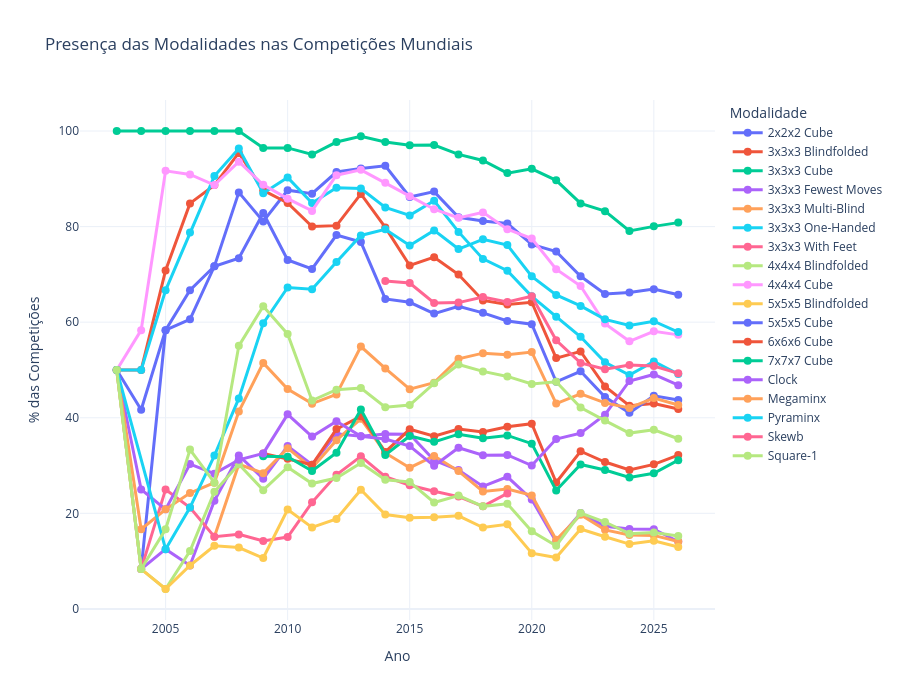

Notebook source saved alongside this figure:
### Code cell
fig_percentage_world = plot_event_presence_pct(df_final, 'Presença das Modalidades nas Competições Mundiais')
fig_percentage_world

### Figure 1 — Plotly figure (JSON) as saved in the notebook; plotly's stock layout.template omitted (floating-point values rounded to 4 significant figures)
{"data": [{"hovertemplate": "<b>%{fullData.name}</b><br>Ano: %{x}<br>Presença: %{y:.1f}%<extra></extra>", "line": {"width": 3}, "marker": {"size": 8}, "mode": "lines+markers", "name": "2x2x2 Cube", "type": "scatter", "x": [2004, 2005, 2006, 2007, 2008, 2009, 2010, 2011, 2012, 2013, 2014, 2015, 2016, 2017, 2018, 2019, 2020, 2021, 2022, 2023, 2024, 2025, 2026], "y": [8.333, 58.33, 60.61, 71.7, 87.16, 81.07, 87.61, 86.89, 91.42, 92.16, 92.72, 86.19, 87.32, 81.94, 81.15, 80.65, 76.25, 74.79, 69.59, 65.89, 66.2, 66.91, 65.73]}, {"hovertemplate": "<b>%{fullData.name}</b><br>Ano: %{x}<br>Presença: %{y:.1f}%<extra></extra>", "line": {"width": 3}, "marker": {"size": 8}, "mode": "lines+markers", "name": "3x3x3 Blindfolded", "type": "scatter", "x": [2003, 2004, 2005, 2006, 2007, 2008, 2009, 2010, 2011, 2012, 2013, 2014, 2015, 2016, 2017, 2018, 2019, 2020, 2021, 2022, 2023, 2024, 2025, 2026], "y": [50.0, 50.0, 70.83, 84.85, 88.68, 95.41, 87.57, 84.96, 80.0, 80.2, 86.83, 79.83, 71.85, 73.6, 69.97, 64.55, 63.7, 64.17, 52.48, 53.88, 46.53, 42.54, 42.97, 41.83]}, {"hovertemplate": "<b>%{fullData.name}</b><br>Ano: %{x}<br>Presença: %{y:.1f}%<extra></extra>", "line": {"width": 3}, "marker": {"size": 8}, "mode": "lines+markers", "name": "3x3x3 Cube", "type": "scatter", "x": [2003, 2004, 2005, 2006, 2007, 2008, 2009, 2010, 2011, 2012, 2013, 2014, 2015, 2016, 2017, 2018, 2019, 2020, 2021, 2022, 2023, 2024, 2025, 2026], "y": [100.0, 100.0, 100.0, 100.0, 100.0, 100.0, 96.45, 96.46, 95.08, 97.69, 98.88, 97.71, 97.03, 97.05, 95.1, 93.83, 91.19, 92.08, 89.67, 84.84, 83.22, 79.1, 80.04, 80.83]}, {"hovertemplate": "<b>%{fullData.name}</b><br>Ano: %{x}<br>Presença: %{y:.1f}%<extra></extra>", "line": {"width": 3}, "marker": {"size": 8}, "mode": "lines+markers", "name": "3x3x3 Fewest Moves", "type": "scatter", "x": [2003, 2004, 2005, 2006, 2007, 2008, 2009, 2010, 2011, 2012, 2013, 2014, 2015, 2016, 2017, 2018, 2019, 2020, 2021, 2022, 2023, 2024, 2025, 2026], "y": [50.0, 8.333, 12.5, 9.091, 22.64, 32.11, 27.22, 34.07, 30.16, 36.63, 36.13, 36.59, 36.54, 31.12, 29.05, 25.63, 27.64, 22.92, 14.05, 20.06, 17.29, 16.73, 16.67, 14.11]}, {"hovertemplate": "<b>%{fullData.name}</b><br>Ano: %{x}<br>Presença: %{y:.1f}%<extra></extra>", "line": {"width": 3}, "marker": {"size": 8}, "mode": "lines+markers", "name": "3x3x3 Multi-Blind", "type": "scatter", "x": [2007, 2008, 2009, 2010, 2011, 2012, 2013, 2014, 2015, 2016, 2017, 2018, 2019, 2020, 2021, 2022, 2023, 2024, 2025, 2026], "y": [15.09, 30.28, 28.4, 33.63, 29.51, 35.31, 39.78, 32.64, 29.55, 32.01, 28.84, 24.59, 25.08, 23.75, 14.46, 19.69, 16.54, 15.48, 15.38, 14.11]}, {"hovertemplate": "<b>%{fullData.name}</b><br>Ano: %{x}<br>Presença: %{y:.1f}%<extra></extra>", "line": {"width": 3}, "marker": {"size": 8}, "mode": "lines+markers", "name": "3x3x3 One-Handed", "type": "scatter", "x": [2003, 2004, 2005, 2006, 2007, 2008, 2009, 2010, 2011, 2012, 2013, 2014, 2015, 2016, 2017, 2018, 2019, 2020, 2021, 2022, 2023, 2024, 2025, 2026], "y": [50.0, 50.0, 66.67, 78.79, 90.57, 96.33, 86.98, 90.27, 84.92, 88.12, 87.96, 83.99, 82.34, 85.4, 78.89, 73.24, 70.78, 65.42, 61.16, 56.93, 51.59, 48.95, 51.79, 49.13]}, {"hovertemplate": "<b>%{fullData.name}</b><br>Ano: %{x}<br>Presença: %{y:.1f}%<extra></extra>", "line": {"width": 3}, "marker": {"size": 8}, "mode": "lines+markers", "name": "3x3x3 With Feet", "type": "scatter", "x": [2004, 2005, 2006, 2007, 2008, 2009, 2010, 2011, 2012, 2013, 2014, 2015, 2016, 2017, 2018, 2019], "y": [8.333, 25.0, 21.21, 15.09, 15.6, 14.2, 15.04, 22.3, 28.05, 31.93, 27.65, 25.87, 24.63, 23.5, 21.46, 24.17]}, {"hovertemplate": "<b>%{fullData.name}</b><br>Ano: %{x}<br>Presença: %{y:.1f}%<extra></extra>", "line": {"width": 3}, "marker": {"size": 8}, "mode": "lines+markers", "name": "4x4x4 Blindfolded", "type": "scatter", "x": [2003, 2004, 2005, 2006, 2007, 2008, 2009, 2010, 2011, 2012, 2013, 2014, 2015, 2016, 2017, 2018, 2019, 2020, 2021, 2022, 2023, 2024, 2025, 2026], "y": [50.0, 8.333, 4.167, 12.12, 24.53, 30.28, 24.85, 29.65, 26.23, 27.39, 30.53, 27.03, 26.57, 22.27, 23.72, 21.46, 21.99, 16.25, 13.22, 20.06, 18.18, 15.74, 16.01, 15.27]}, {"hovertemplate": "<b>%{fullData.name}</b><br>Ano: %{x}<br>Presença: %{y:.1f}%<extra></extra>", "line": {"width": 3}, "marker": {"size": 8}, "mode": "lines+markers", "name": "4x4x4 Cube", "type": "scatter", "x": [2003, 2004, 2005, 2006, 2007, 2008, 2009, 2010, 2011, 2012, 2013, 2014, 2015, 2016, 2017, 2018, 2019, 2020, 2021, 2022, 2023, 2024, 2025, 2026], "y": [50.0, 58.33, 91.67, 90.91, 88.68, 93.58, 88.76, 85.84, 83.28, 90.76, 91.88, 89.19, 86.36, 83.63, 81.83, 82.97, 79.44, 77.5, 71.07, 67.56, 59.7, 55.99, 58.1, 57.34]}, {"hovertemplate": "<b>%{fullData.name}</b><br>Ano: %{x}<br>Presença: %{y:.1f}%<extra></extra>", "line": {"width": 3}, "marker": {"size": 8}, "mode": "lines+markers", "name": "5x5x5 Blindfolded", "type": "scatter", "x": [2003, 2004, 2005, 2006, 2007, 2008, 2009, 2010, 2011, 2012, 2013, 2014, 2015, 2016, 2017, 2018, 2019, 2020, 2021, 2022, 2023, 2024, 2025, 2026], "y": [50.0, 8.333, 4.167, 9.091, 13.21, 12.84, 10.65, 20.8, 17.05, 18.81, 24.93, 19.75, 19.06, 19.17, 19.48, 17.03, 17.7, 11.67, 10.74, 16.73, 15.09, 13.56, 14.24, 12.95]}, {"hovertemplate": "<b>%{fullData.name}</b><br>Ano: %{x}<br>Presença: %{y:.1f}%<extra></extra>", "line": {"width": 3}, "marker": {"size": 8}, "mode": "lines+markers", "name": "5x5x5 Cube", "type": "scatter", "x": [2003, 2004, 2005, 2006, 2007, 2008, 2009, 2010, 2011, 2012, 2013, 2014, 2015, 2016, 2017, 2018, 2019, 2020, 2021, 2022, 2023, 2024, 2025, 2026], "y": [50.0, 41.67, 58.33, 66.67, 71.7, 73.39, 82.84, 73.01, 71.15, 78.22, 76.75, 64.86, 64.16, 61.8, 63.33, 61.95, 60.24, 59.58, 47.52, 49.72, 44.33, 41.02, 44.6, 43.73]}, {"hovertemplate": "<b>%{fullData.name}</b><br>Ano: %{x}<br>Presença: %{y:.1f}%<extra></extra>", "line": {"width": 3}, "marker": {"size": 8}, "mode": "lines+markers", "name": "6x6x6 Cube", "type": "scatter", "x": [2009, 2010, 2011, 2012, 2013, 2014, 2015, 2016, 2017, 2018, 2019, 2020, 2021, 2022, 2023, 2024, 2025, 2026], "y": [32.54, 31.42, 30.16, 37.62, 40.34, 32.85, 37.59, 36.14, 37.65, 37.01, 38.1, 38.75, 26.45, 32.99, 30.74, 29.08, 30.25, 32.2]}, {"hovertemplate": "<b>%{fullData.name}</b><br>Ano: %{x}<br>Presença: %{y:.1f}%<extra></extra>", "line": {"width": 3}, "marker": {"size": 8}, "mode": "lines+markers", "name": "7x7x7 Cube", "type": "scatter", "x": [2009, 2010, 2011, 2012, 2013, 2014, 2015, 2016, 2017, 2018, 2019, 2020, 2021, 2022, 2023, 2024, 2025, 2026], "y": [31.95, 31.86, 28.85, 32.67, 41.74, 32.22, 36.19, 34.96, 36.56, 35.71, 36.3, 34.58, 24.79, 30.22, 29.05, 27.5, 28.37, 31.12]}, {"hovertemplate": "<b>%{fullData.name}</b><br>Ano: %{x}<br>Presença: %{y:.1f}%<extra></extra>", "line": {"width": 3}, "marker": {"size": 8}, "mode": "lines+markers", "name": "Clock", "type": "scatter", "x": [2003, 2004, 2005, 2006, 2007, 2008, 2009, 2010, 2011, 2012, 2013, 2014, 2015, 2016, 2017, 2018, 2019, 2020, 2021, 2022, 2023, 2024, 2025, 2026], "y": [50.0, 25.0, 20.83, 30.3, 28.3, 31.19, 32.54, 40.71, 36.07, 39.27, 36.13, 35.55, 34.09, 29.94, 33.73, 32.15, 32.23, 30.0, 35.54, 36.78, 40.63, 47.7, 49.06, 46.8]}, {"hovertemplate": "<b>%{fullData.name}</b><br>Ano: %{x}<br>Presença: %{y:.1f}%<extra></extra>", "line": {"width": 3}, "marker": {"size": 8}, "mode": "lines+markers", "name": "Megaminx", "type": "scatter", "x": [2003, 2004, 2005, 2006, 2007, 2008, 2009, 2010, 2011, 2012, 2013, 2014, 2015, 2016, 2017, 2018, 2019, 2020, 2021, 2022, 2023, 2024, 2025, 2026], "y": [50.0, 16.67, 20.83, 24.24, 26.42, 41.28, 51.48, 46.02, 42.95, 44.88, 54.9, 50.31, 45.98, 47.35, 52.34, 53.52, 53.16, 53.75, 42.98, 45.01, 43.11, 42.06, 44.12, 42.66]}, {"hovertemplate": "<b>%{fullData.name}</b><br>Ano: %{x}<br>Presença: %{y:.1f}%<extra></extra>", "line": {"width": 3}, "marker": {"size": 8}, "mode": "lines+markers", "name": "Pyraminx", "type": "scatter", "x": [2003, 2005, 2006, 2007, 2008, 2009, 2010, 2011, 2012, 2013, 2014, 2015, 2016, 2017, 2018, 2019, 2020, 2021, 2022, 2023, 2024, 2025, 2026], "y": [50.0, 12.5, 21.21, 32.08, 44.04, 59.76, 67.26, 66.89, 72.61, 78.15, 79.42, 76.05, 79.2, 75.3, 77.32, 76.13, 69.58, 65.7, 63.4, 60.59, 59.31, 60.2, 57.93]}, {"hovertemplate": "<b>%{fullData.name}</b><br>Ano: %{x}<br>Presença: %{y:.1f}%<extra></extra>", "line": {"width": 3}, "marker": {"size": 8}, "mode": "lines+markers", "name": "Skewb", "type": "scatter", "x": [2014, 2015, 2016, 2017, 2018, 2019, 2020, 2021, 2022, 2023, 2024, 2025, 2026], "y": [68.61, 68.18, 64.01, 64.09, 65.25, 64.23, 65.42, 56.2, 51.48, 50.14, 51.01, 50.83, 49.29]}, {"hovertemplate": "<b>%{fullData.name}</b><br>Ano: %{x}<br>Presença: %{y:.1f}%<extra></extra>", "line": {"width": 3}, "marker": {"size": 8}, "mode": "lines+markers", "name": "Square-1", "type": "scatter", "x": [2003, 2004, 2005, 2006, 2007, 2008, 2009, 2010, 2011, 2012, 2013, 2014, 2015, 2016, 2017, 2018, 2019, 2020, 2021, 2022, 2023, 2024, 2025, 2026], "y": [50.0, 8.333, 16.67, 33.33, 26.42, 55.05, 63.31, 57.52, 43.61, 45.87, 46.22, 42.2, 42.66, 47.2, 51.14, 49.7, 48.64, 47.08, 47.52, 42.14, 39.41, 36.79, 37.48, 35.6]}], "layout": {"height": 700, "hovermode": "closest", "legend": {"itemclick": "toggle", "itemdoubleclick": "toggleothers", "title": {"text": "Modalidade"}}, "title": {"text": "Presença das Modalidades nas Competições Mundiais"}, "xaxis": {"title": {"text": "Ano"}}, "yaxis": {"title": {"text": "% das Competições"}}}}
